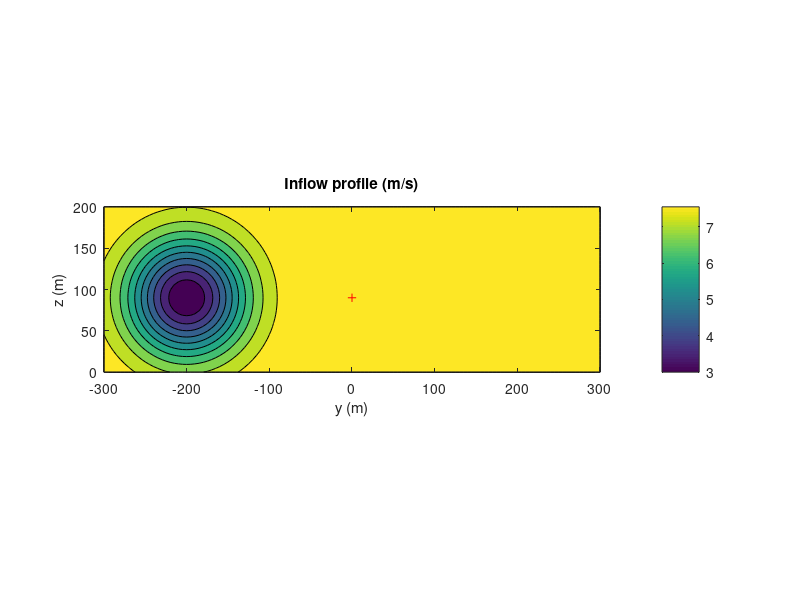

MATLAB code to generate this figure: (Note: this script raises an error after producing the figure.)
clear all; close all; clc;
addpath ..\bin

% Set up settings
T               = 276;          % Simulation duration [seconds]
u_mean          = 8.0;          % Freestream wind speed [m/s]
dt              = 0.125;        % Timestep for FAST simulations
Gaussian_A      = 5;            % Wake deficit in center [m/s]
Gaussian_omegay = 50;           % Spread for Gaussian wake shape
Gaussian_omegaz = 50;           % Spread for Gaussian wake shape
plotProfile     = true;         % Plot the inflow profiles (y,z)
HH              = 90.0;         % Hub height
inflowSetName   = 'onlyC2C';    % Destination folder name

% LUT coverage
zWake     = HH;          % Height of wake center
C2C_range = -200:20:200; % Range of center-to-center (wake-turbine) coverage for LUT 
% --- More stuff to add here ---


% Generate grid points
time  = [dt:dt:T];     % time
x     = u_mean*time;   % longitudinal dimension
y     = 300:-5:-300;   % lateral dimension (NOTE: MUST BE POSITIVE TO NEGATIVE)
z     = 0:5:200;       % vertical dimension
Nx    = length(x);     % Number of grid points x-
Ny    = length(y);     % Number of grid points y-
Nz    = length(z);     % Number of grid points z-
[Y,Z] = ndgrid(y,z);   % 2D grid points


% Make folder
mkdir(['inflowProfiles/' inflowSetName]);

% Generate 2D wind fields
% --- Need to add more loops for higher order LUT ---
for yWake = C2C_range % Lateral location of wake center
    wakeGrid = zeros(Ny,Nz); % Calculate wake deficit
    for dyi = 1:Ny
        dy = y(dyi)-yWake;
        for dzi = 1:Nz
            dz = z(dzi)-zWake;
            wakeGrid(dyi,dzi) = Gaussian_A * exp(-(  ((dy.^2)/(2*Gaussian_omegay^2) + (dz.^2)/(2*Gaussian_omegaz^2))  ));
            % https://en.wikipedia.org/wiki/Gaussian_function#Two-dimensional_Gaussian_function
        end;
    end;
    % Plot inflow profile (m/s)
    u_waked = u_mean*ones(Ny,Nz)-wakeGrid; % maybe add round(..,N)?
    
    if plotProfile
        clf; contourf(Y,Z,u_waked);
        axis equal; xlabel('y (m)'); ylabel('z (m)'); title('Inflow profile (m/s)');
        colorbar; zlabel('Velocity (m/s)'); hold on;
        plot(0,zWake,'r+');
        drawnow;
    end;
    
    % Copy and add turbulence to the slices
    TI = 0.0; % Currently 0. We have to think about time sampling and TI...
    [u_out,v_out,w_out] = deal(zeros(Nx,Ny,Nz));
    for i = 1:Nx
        u_out(i,:,:) = u_waked+u_waked*(TI*randn);
    end;
    
    % Save to external files for FAST usage (.wnd)
    % --- filename needs to be extended according to added dimensions to LUT ---
    filename = ['inflowProfiles/' inflowSetName '/Inflow_C2C' num2str(yWake) '_TI'  num2str(TI)];
    writebladed(filename,(u_out-u_mean)/u_mean,v_out,w_out,x,y,z,u_mean);
    fid = fopen([filename, '.sum'], 'wt'); % Write .sum file
    fprintf(fid, 'T\tCLOCKWISE\n');
    fprintf(fid, '%0.0f\tHUB HEIGHT\n\n', HH);
    fprintf(fid, '%0.3f\tUBAR\n', u_mean);
    fprintf(fid, '%0.3f\tTI(u)\n', 100);
    fprintf(fid, '%0.3f\tTI(v)\n', 100);
    fprintf(fid, '%0.3f\tTI(w)\n\n', 100);
    fprintf(fid, '0\tHEIGHT OFFSET');
    fclose(fid);
end;

% Save workspace for future use
save(['inflowProfiles/' inflowSetName '/workspace.mat']);